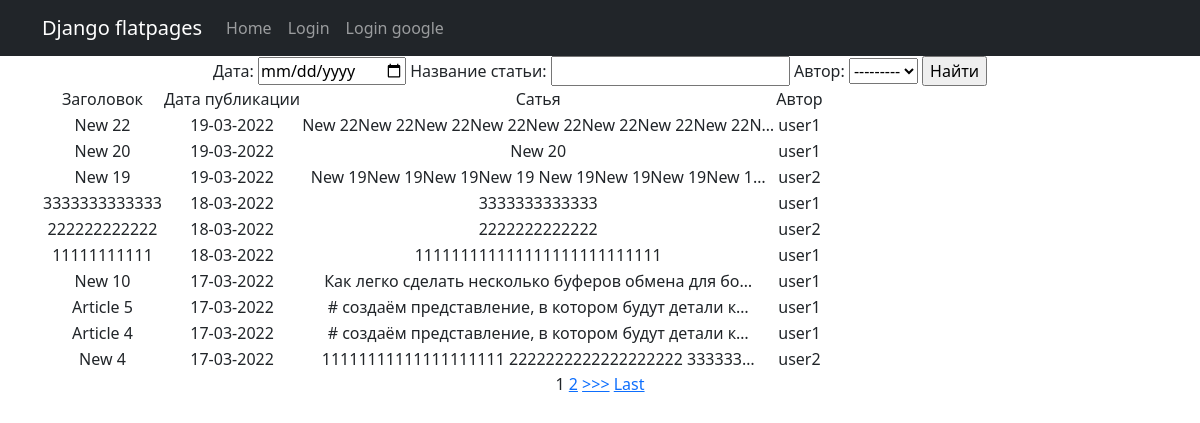
Page /news/search/ on the earlier database version.
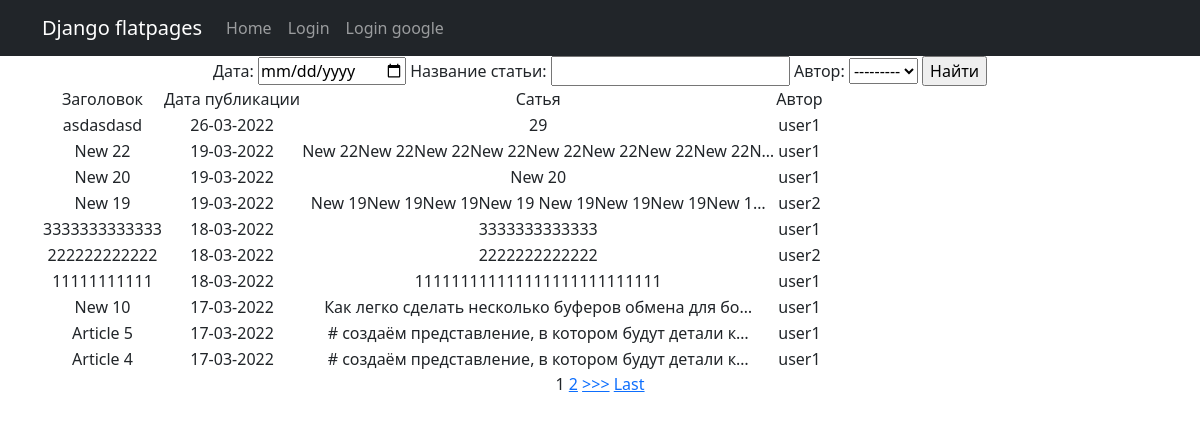
Same page on the later database version.
### News_Portal/models.py (models this page shows, shortened)
class Post(models.Model):
    title = models.CharField(max_length=255)
    text = models.TextField()
    rating = models.SmallIntegerField(default=0)
    NEWS = 'NW'
    ARTICLE = 'AR'
    CAT_CHOICES = (
        (NEWS, 'Новость'),
        (ARTICLE, 'Статья'),
    )
    type = models.CharField(max_length=2, choices=CAT_CHOICES, default=ARTICLE)
    date = models.DateTimeField(auto_now_add=True)
    author = models.ForeignKey(Author, on_delete=models.CASCADE)
    category = models.ManyToManyField(Category, through='PostCategory')

class Author(models.Model):
    user = models.OneToOneField(User, on_delete=models.CASCADE)
    rating = models.SmallIntegerField(default=0)
    def __str__(self):
        return f'{self.user}'

### News_Portal/views.py (the view)
# urls.py: path('search/', PostSearchView.as_view(), name='new_search'),
class PostSearchView(ListView):
    model = Post  # указываем модель, объекты которой мы будем выводить
    template_name = 'new_search.html'  # указываем имя шаблона, в котором будет лежать HTML, в котором будут все инструкции о том, как именно пользователю должны вывестись наши объекты
    context_object_name = 'news'
    paginate_by = 10  # поставим постраничный вывод в 10 элементов
    ordering = ['-id']
    def get_filter(self):
        return PostSearch(self.request.GET, queryset=super().get_queryset())
    def get_queryset(self):
        return self.get_filter().qs
    def get_context_data(self, **kwargs):
        return {
            **super().get_context_data(**kwargs),
            'filter': self.get_filter(),
        }

### templates/new_search.html (shortened to what this page needs)
{% extends 'flatpages/default.html' %}
{% block content %}
    <form method="GET">
        {{ filter.form }}
        <input type="submit" value="Найти">
    </form>
    {% if news %}
        <table>
            <tr>
                <td>
                    Заголовок
                </td>
                <td>
                    Дата публикации
                </td>
                <td>
                    Сатья
                </td>
                <td>
                    Автор
                </td>
            </tr>
            {% for new in news %}
                <tr>
                    <td>
                        {{ new.title }}
                    </td>
                    <td>
                        {{ new.date|date:'d-m-Y' }}
                    </td>
                    <td>
                        {{ new.text|truncatechars:50 }}
                    </td>
                    <td>
                        {{ new.author.user }}
                    </td>
                </tr>
            {% endfor %}
        </table>
    {% else %}
        <h2>НОВОСТЕЙ НЕТ!</h2>
    {% endif %}
    {% if is_paginated %}
        {% for num in page_obj.paginator.page_range %}
            {% if page_obj.number == num %}
                <a>{{ num }}</a>
            {% elif num > page_obj.number|add:'-3' and num < page_obj.number|add:'3' %}
                <a href="?page={{ num }}">{{ num }}</a>
            {% endif %}
        {% endfor %}
        {% if page_obj.has_next %}
            <a href="?page={{ page_obj.next_page_number }}">>>></a>
            <a href="?page={{ page_obj.paginator.num_pages }}">Last</a>
        {% endif %}
    {% endif %}
{% endblock content %}

Differences in the rows shown:
no longer on this page (row unchanged): Post: title "New 4", date "17-03-2022", text "11111111111111111111 2222222222222222222 333333…", author.user "user2"
added Post: title "asdasdasd", date "26-03-2022", text "29", author.user "user1"
